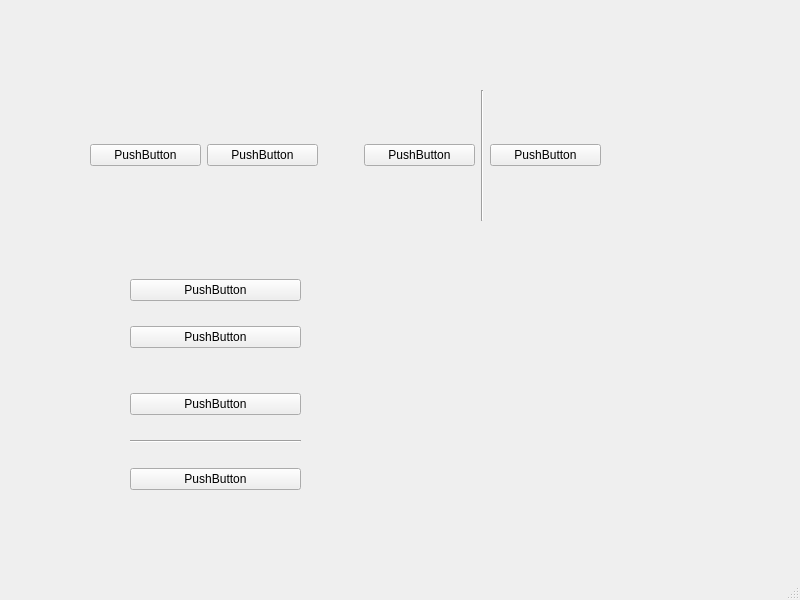
<?xml version="1.0" encoding="UTF-8"?>
<ui version="4.0">
 <class>MainWindow</class>
 <widget class="QMainWindow" name="MainWindow">
  <property name="geometry">
   <rect>
    <x>0</x>
    <y>0</y>
    <width>800</width>
    <height>600</height>
   </rect>
  </property>
  <property name="windowTitle">
   <string>MainWindow</string>
  </property>
  <widget class="QWidget" name="centralwidget">
   <widget class="QWidget" name="">
    <property name="geometry">
     <rect>
      <x>130</x>
      <y>260</y>
      <width>171</width>
      <height>251</height>
     </rect>
    </property>
    <layout class="QVBoxLayout" name="verticalLayout">
     <item>
      <widget class="QPushButton" name="pushButton">
       <property name="text">
        <string>PushButton</string>
       </property>
      </widget>
     </item>
     <item>
      <widget class="QPushButton" name="pushButton_3">
       <property name="text">
        <string>PushButton</string>
       </property>
      </widget>
     </item>
     <item>
      <spacer name="verticalSpacer">
       <property name="orientation">
        <enum>Qt::Vertical</enum>
       </property>
       <property name="sizeType">
        <enum>QSizePolicy::Fixed</enum>
       </property>
       <property name="sizeHint" stdset="0">
        <size>
         <width>20</width>
         <height>20</height>
        </size>
       </property>
      </spacer>
     </item>
     <item>
      <widget class="QPushButton" name="pushButton_2">
       <property name="text">
        <string>PushButton</string>
       </property>
      </widget>
     </item>
     <item>
      <widget class="Line" name="line">
       <property name="orientation">
        <enum>Qt::Horizontal</enum>
       </property>
      </widget>
     </item>
     <item>
      <widget class="QPushButton" name="pushButton_4">
       <property name="text">
        <string>PushButton</string>
       </property>
      </widget>
     </item>
    </layout>
   </widget>
   <widget class="QWidget" name="">
    <property name="geometry">
     <rect>
      <x>90</x>
      <y>90</y>
      <width>511</width>
      <height>131</height>
     </rect>
    </property>
    <layout class="QHBoxLayout" name="horizontalLayout">
     <item>
      <widget class="QPushButton" name="pushButton_5">
       <property name="text">
        <string>PushButton</string>
       </property>
      </widget>
     </item>
     <item>
      <widget class="QPushButton" name="pushButton_6">
       <property name="text">
        <string>PushButton</string>
       </property>
      </widget>
     </item>
     <item>
      <spacer name="horizontalSpacer">
       <property name="orientation">
        <enum>Qt::Horizontal</enum>
       </property>
       <property name="sizeType">
        <enum>QSizePolicy::Fixed</enum>
       </property>
       <property name="sizeHint" stdset="0">
        <size>
         <width>40</width>
         <height>20</height>
        </size>
       </property>
      </spacer>
     </item>
     <item>
      <widget class="QPushButton" name="pushButton_7">
       <property name="text">
        <string>PushButton</string>
       </property>
      </widget>
     </item>
     <item>
      <widget class="Line" name="line_2">
       <property name="orientation">
        <enum>Qt::Vertical</enum>
       </property>
      </widget>
     </item>
     <item>
      <widget class="QPushButton" name="pushButton_8">
       <property name="text">
        <string>PushButton</string>
       </property>
      </widget>
     </item>
    </layout>
   </widget>
  </widget>
  <widget class="QMenuBar" name="menubar">
   <property name="geometry">
    <rect>
     <x>0</x>
     <y>0</y>
     <width>800</width>
     <height>23</height>
    </rect>
   </property>
  </widget>
  <widget class="QStatusBar" name="statusbar"/>
 </widget>
 <resources/>
 <connections/>
</ui>
